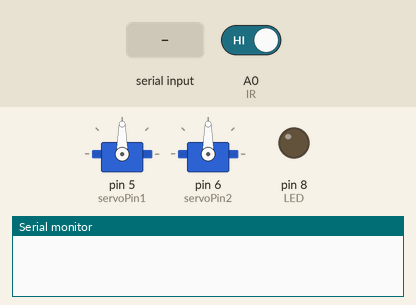
This sketch was run on a simulated Arduino Uno, built with avr-gcc and run on an emulated ATmega328P. On the bench: 2 × servo, output pins drawn as LEDs (lit = HIGH), the last lines printed to the serial monitor. Dashed ring = blinking. Inputs (shaded band) come from the test bench; at power-on: A0 (IR) HIGH.

Above: at 1.2 s.
1.3 s: "*hi" received over Serial
At 1.7 s:
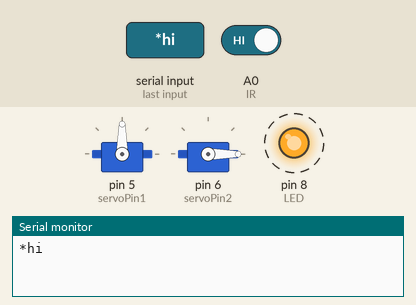
4.3 s: "*bye" received over Serial
At 5.1 s:
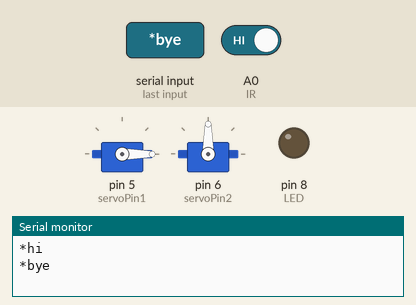
5.8 s: "*cute" received over Serial
At 6.2 s:
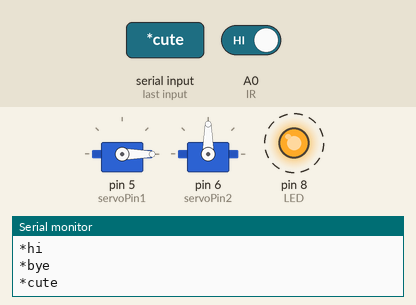
Timing chart, 0 to 9.9 s (numbered marks = the images above; inputs shaded):
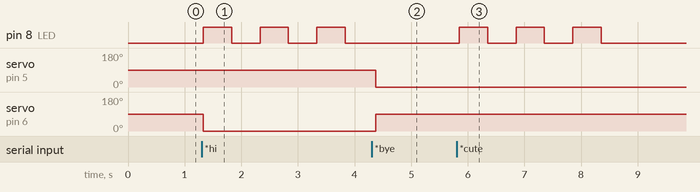

Measured:
- after the input at 1.3 s, pin 8 (LED): alternates HIGH for 0.50 s and LOW for 0.50 s, starting at once; servo on pin 6 (servoPin2): 90° → 0° at once
- after the input at 4.3 s, servo on pin 5 (servoPin1): 90° → 0° after 0.07 s; servo on pin 6 (servoPin2): 0° → 90° after 0.07 s
- after the input at 5.8 s, pin 8 (LED): alternates HIGH for 0.50 s and LOW for 0.50 s, 6 changes in all, then stays LOW, starting after 0.05 s

The sketch:

blutooth_voice_control.ino
```cpp
#include <Servo.h>
int servoPin1 = 5;
int servoPin2 = 6;
int IR = A0;
int LED = 8;

Servo Servo1,Servo2;

String voice;
int val;

void setup()
{                                            // put your setup code here, to run once:
  Serial.begin(9600);
  pinMode(IR, INPUT);
  pinMode(LED, OUTPUT);
    Servo1.attach(servoPin1);
  Servo2.attach(servoPin2);

}


void loop() {
  val = digitalRead(IR);

  while (Serial.available())   //Check if there is an available byte to read
  {
  delay(10);                   //Delay added to make thing stable
  char c = Serial.read();      //Conduct a serial read
  if (c == '#') {break;}       //Exit the loop when the # is detected after the word
  voice += c;                  //Shorthand for voice = voice + c
  }

  if (voice.length() > 0) {
    Serial.println(voice);


       if(voice == "*hi")//       test
     {

    Servo1.write(90);
    Servo2.write(0);
    digitalWrite(LED,HIGH);
    delay(500);
    digitalWrite(LED,LOW);
    delay(500);
    digitalWrite(LED,HIGH);
    delay(500);
    digitalWrite(LED,LOW);
    delay(500);
    digitalWrite(LED,HIGH);
    delay(500);
    digitalWrite(LED,LOW);
    delay(500);

     }
  else if(voice == "*bye")//  test
     {
    Servo1.write(0);
     Servo2.write(90);
     digitalWrite(LED,LOW);

     }
  else if(voice == "*cute")//  test
     {
    digitalWrite(LED,HIGH);
    delay(500);
    digitalWrite(LED,LOW);
    delay(500);
    digitalWrite(LED,HIGH);
    delay(500);
    digitalWrite(LED,LOW);
    delay(500);
    digitalWrite(LED,HIGH);
    delay(500);
    digitalWrite(LED,LOW);
    delay(500);

     }
   }
voice=""; //Reset the variable after initiating
    }
```
